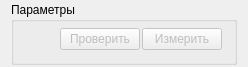
<?xml version="1.0" encoding="UTF-8"?>
<ui version="4.0">
 <class>widgetMeasure</class>
 <widget class="QWidget" name="widgetMeasure">
  <property name="geometry">
   <rect>
    <x>0</x>
    <y>0</y>
    <width>243</width>
    <height>62</height>
   </rect>
  </property>
  <property name="windowTitle">
   <string>Form</string>
  </property>
  <layout class="QVBoxLayout" name="verticalLayout">
   <property name="topMargin">
    <number>2</number>
   </property>
   <property name="bottomMargin">
    <number>2</number>
   </property>
   <item>
    <widget class="QGroupBox" name="grpParams">
     <property name="sizePolicy">
      <sizepolicy hsizetype="Minimum" vsizetype="Minimum">
       <horstretch>0</horstretch>
       <verstretch>0</verstretch>
      </sizepolicy>
     </property>
     <property name="title">
      <string>Параметры</string>
     </property>
     <layout class="QVBoxLayout" name="layParams">
      <property name="spacing">
       <number>2</number>
      </property>
      <property name="leftMargin">
       <number>0</number>
      </property>
      <property name="topMargin">
       <number>0</number>
      </property>
      <property name="rightMargin">
       <number>6</number>
      </property>
      <property name="bottomMargin">
       <number>6</number>
      </property>
      <item>
       <layout class="QHBoxLayout" name="horizontalLayout">
        <property name="leftMargin">
         <number>6</number>
        </property>
        <property name="topMargin">
         <number>6</number>
        </property>
        <property name="rightMargin">
         <number>6</number>
        </property>
        <property name="bottomMargin">
         <number>6</number>
        </property>
        <item>
         <spacer name="horizontalSpacer">
          <property name="orientation">
           <enum>Qt::Horizontal</enum>
          </property>
          <property name="sizeHint" stdset="0">
           <size>
            <width>40</width>
            <height>20</height>
           </size>
          </property>
         </spacer>
        </item>
        <item>
         <widget class="QPushButton" name="btnCheck">
          <property name="enabled">
           <bool>false</bool>
          </property>
          <property name="text">
           <string>Проверить</string>
          </property>
         </widget>
        </item>
        <item>
         <widget class="QPushButton" name="btnMeasure">
          <property name="enabled">
           <bool>false</bool>
          </property>
          <property name="text">
           <string>Измерить</string>
          </property>
         </widget>
        </item>
       </layout>
      </item>
     </layout>
    </widget>
   </item>
  </layout>
 </widget>
 <resources/>
 <connections/>
</ui>
